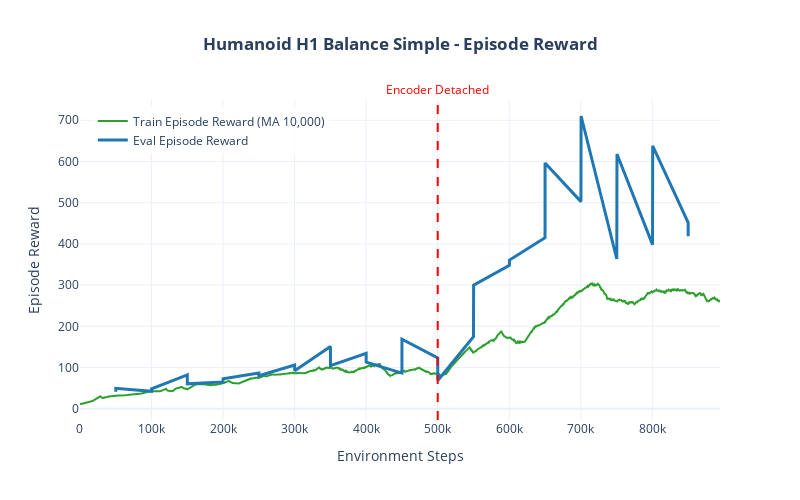
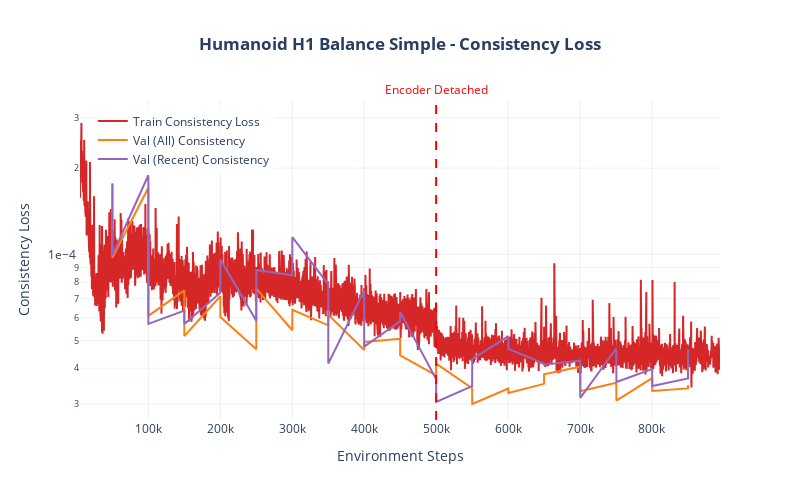
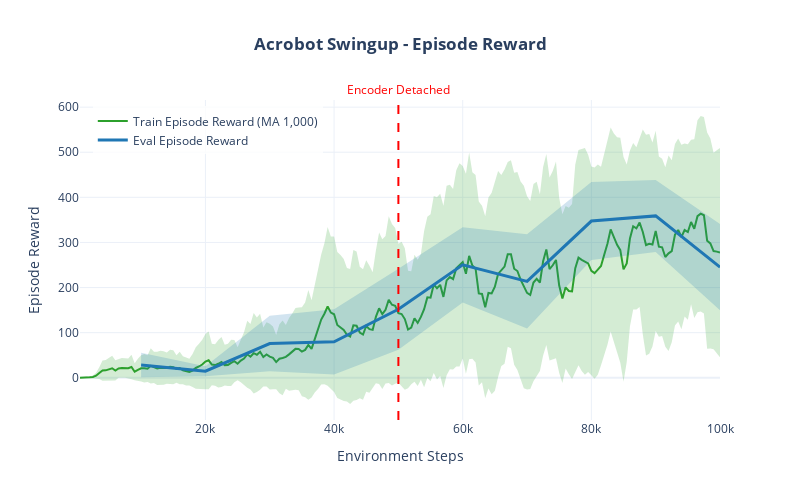
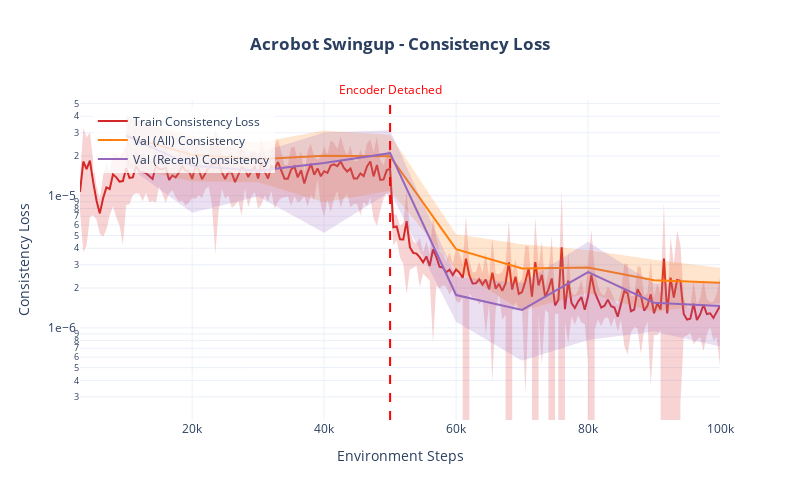

Source (notebook cell) for these figures, in order:
### Markdown cell above
## Generate Plots for Each Task

### Code cell
all_figures = {}

for task_name, config in TASKS.items():
    if task_name not in task_data:
        print(f"Skipping {task_name} - no data")
        continue
    
    df = task_data[task_name]
    display_name = config["display_name"]
    detach_step = config["detach_step"]
    ma_steps = config.get("ma_steps", 1000)
    
    print(f"\n=== {display_name} ===")
    print(f"Detach step: {detach_step:,}, MA window: {ma_steps:,} steps")
    
    # Plot 1: Episode Rewards
    reward_fig = plot_metric_with_detach_line(
        df,
        metrics=REWARD_KEYS,
        detach_step=detach_step,
        title=f"{display_name} - Episode Reward",
        y_title="Episode Reward",
        colors=COLORS,
        ma_steps=ma_steps,
        log_scale=False,
    )
    reward_fig.show()
    all_figures[f"{task_name}_reward"] = reward_fig
    
    # Plot 2: Consistency Loss (log scale with scientific notation)
    loss_fig = plot_metric_with_detach_line(
        df,
        metrics=LOSS_KEYS,
        detach_step=detach_step,
        title=f"{display_name} - Consistency Loss",
        y_title="Consistency Loss",
        colors=COLORS,
        ma_steps=ma_steps,
        log_scale=True,
    )
    loss_fig.show()
    all_figures[f"{task_name}_loss"] = loss_fig

### Figure 1 — Plotly figure (JSON) as saved in the notebook; plotly's stock layout.template omitted (floating-point values rounded to 4 significant figures; data arrays with more than 128 entries replaced by an {"elided": "..."} marker saying what was removed)
{"data": [{"fill": "toself", "fillcolor": "rgba(44,160,44,0.2)", "hoverinfo": "skip", "line": {"color": "rgba(0,0,0,0)"}, "showlegend": false, "type": "scatter", "x": {"elided": "32010 int values"}, "y": {"elided": "32010 float values"}}, {"hovertemplate": "Train Episode Reward (MA 10,000)<br>Step: %{x:,}<br>Value: %{y:.3f}<extra></extra>", "line": {"color": "#2ca02c", "width": 2}, "mode": "lines", "name": "Train Episode Reward (MA 10,000)", "type": "scatter", "x": {"elided": "16005 int values"}, "y": {"elided": "16005 float values"}}, {"fill": "toself", "fillcolor": "rgba(31,119,180,0.2)", "hoverinfo": "skip", "line": {"color": "rgba(0,0,0,0)"}, "showlegend": false, "type": "scatter", "x": [50032, 50044, 100004, 100056, 150011, 150037, 200019, 200037, 250040, 250046, 300063, 300147, 350083, 350118, 400000, 400018, 450007, 450031, 500016, 500095, 550001, 550216, 600212, 600416, 650037, 650049, 700230, 700399, 750329, 750580, 800280, 800484, 850042, 850113, 850113, 850042, 800484, 800280, 750580, 750329, 700399, 700230, 650049, 650037, 600416, 600212, 550216, 550001, 500095, 500016, 450031, 450007, 400018, 400000, 350118, 350083, 300147, 300063, 250046, 250040, 200037, 200019, 150037, 150011, 100056, 100004, 50044, 50032], "y": [41.39, 49.39, 42.15, 48.32, 81.97, 60.32, 65.09, 72.55, 86.42, 80.29, 106.0, 91.98, 151.0, 104.2, 134.3, 112.8, 86.42, 168.7, 123.3, 68.28, 175.0, 300.0, 347.9, 360.9, 414.9, 596.3, 502.6, 710.3, 363.3, 618.2, 398.1, 637.9, 451.4, 418.2, 418.2, 451.4, 637.9, 398.1, 618.2, 363.3, 710.3, 502.6, 596.3, 414.9, 360.9, 347.9, 300.0, 175.0, 68.28, 123.3, 168.7, 86.42, 112.8, 134.3, 104.2, 151.0, 91.98, 106.0, 80.29, 86.42, 72.55, 65.09, 60.32, 81.97, 48.32, 42.15, 49.39, 41.39]}, {"hovertemplate": "Eval Episode Reward<br>Step: %{x:,}<br>Value: %{y:.3f}<extra></extra>", "line": {"color": "#1f77b4", "width": 3}, "mode": "lines", "name": "Eval Episode Reward", "type": "scatter", "x": [50032, 50044, 100004, 100056, 150011, 150037, 200019, 200037, 250040, 250046, 300063, 300147, 350083, 350118, 400000, 400018, 450007, 450031, 500016, 500095, 550001, 550216, 600212, 600416, 650037, 650049, 700230, 700399, 750329, 750580, 800280, 800484, 850042, 850113], "y": [41.39, 49.39, 42.15, 48.32, 81.97, 60.32, 65.09, 72.55, 86.42, 80.29, 106.0, 91.98, 151.0, 104.2, 134.3, 112.8, 86.42, 168.7, 123.3, 68.28, 175.0, 300.0, 347.9, 360.9, 414.9, 596.3, 502.6, 710.3, 363.3, 618.2, 398.1, 637.9, 451.4, 418.2]}], "layout": {"annotations": [{"font": {"color": "red"}, "showarrow": false, "text": "Encoder Detached", "x": 500000, "xanchor": "center", "xref": "x", "y": 1, "yanchor": "bottom", "yref": "y domain"}], "height": 500, "hovermode": "x unified", "legend": {"bgcolor": "rgba(255,255,255,0.8)", "x": 0.02, "y": 0.98}, "shapes": [{"line": {"color": "red", "dash": "dash", "width": 2}, "type": "line", "x0": 500000, "x1": 500000, "xref": "x", "y0": 0, "y1": 1, "yref": "y domain"}], "title": {"text": "<b>Humanoid H1 Balance Simple - Episode Reward</b>", "x": 0.5}, "width": 800, "xaxis": {"title": {"text": "Environment Steps"}}, "yaxis": {"title": {"text": "Episode Reward"}}}}

### Figure 2 — Plotly figure (JSON) as saved in the notebook; plotly's stock layout.template omitted (floating-point values rounded to 4 significant figures; data arrays with more than 128 entries replaced by an {"elided": "..."} marker saying what was removed)
{"data": [{"fill": "toself", "fillcolor": "rgba(214,39,40,0.2)", "hoverinfo": "skip", "line": {"color": "rgba(0,0,0,0)"}, "showlegend": false, "type": "scatter", "x": {"elided": "31074 int values"}, "y": {"elided": "31074 float values"}}, {"hovertemplate": "Train Consistency Loss<br>Step: %{x:,}<br>Value: %{y:.3f}<extra></extra>", "line": {"color": "#d62728", "width": 2}, "mode": "lines", "name": "Train Consistency Loss", "type": "scatter", "x": {"elided": "15537 int values"}, "y": {"elided": "15537 float values"}}, {"fill": "toself", "fillcolor": "rgba(255,127,14,0.2)", "hoverinfo": "skip", "line": {"color": "rgba(0,0,0,0)"}, "showlegend": false, "type": "scatter", "x": [50032, 50044, 100004, 100056, 150011, 150037, 200019, 200037, 250040, 250046, 300063, 300147, 350083, 350118, 400000, 400018, 450007, 450031, 500016, 500095, 550001, 550216, 600212, 600416, 650037, 650049, 700230, 700399, 750329, 750580, 800280, 800484, 850042, 850113, 850113, 850042, 800484, 800280, 750580, 750329, 700399, 700230, 650049, 650037, 600416, 600212, 550216, 550001, 500095, 500016, 450031, 450007, 400018, 400000, 350118, 350083, 300147, 300063, 250046, 250040, 200037, 200019, 150037, 150011, 100056, 100004, 50044, 50032], "y": [0.0001753, 9.734e-05, 0.0001709, 6.093e-05, 7.484e-05, 5.182e-05, 7.139e-05, 6.043e-05, 4.658e-05, 7.595e-05, 5.43e-05, 6.403e-05, 5.649e-05, 6.149e-05, 4.63e-05, 4.942e-05, 5.068e-05, 4.434e-05, 3.779e-05, 4.15e-05, 3.405e-05, 3e-05, 3.396e-05, 3.275e-05, 3.528e-05, 3.808e-05, 4.046e-05, 3.325e-05, 3.558e-05, 3.083e-05, 3.695e-05, 3.33e-05, 3.401e-05, 3.492e-05, 3.492e-05, 3.401e-05, 3.33e-05, 3.695e-05, 3.083e-05, 3.558e-05, 3.325e-05, 4.046e-05, 3.808e-05, 3.528e-05, 3.275e-05, 3.396e-05, 3e-05, 3.405e-05, 4.15e-05, 3.779e-05, 4.434e-05, 5.068e-05, 4.942e-05, 4.63e-05, 6.149e-05, 5.649e-05, 6.403e-05, 5.43e-05, 7.595e-05, 4.658e-05, 6.043e-05, 7.139e-05, 5.182e-05, 7.484e-05, 6.093e-05, 0.0001709, 9.734e-05, 0.0001753]}, {"hovertemplate": "Val (All) Consistency<br>Step: %{x:,}<br>Value: %{y:.3f}<extra></extra>", "line": {"color": "#ff7f0e", "width": 2}, "mode": "lines", "name": "Val (All) Consistency", "type": "scatter", "x": [50032, 50044, 100004, 100056, 150011, 150037, 200019, 200037, 250040, 250046, 300063, 300147, 350083, 350118, 400000, 400018, 450007, 450031, 500016, 500095, 550001, 550216, 600212, 600416, 650037, 650049, 700230, 700399, 750329, 750580, 800280, 800484, 850042, 850113], "y": [0.0001753, 9.734e-05, 0.0001709, 6.093e-05, 7.484e-05, 5.182e-05, 7.139e-05, 6.043e-05, 4.658e-05, 7.595e-05, 5.43e-05, 6.403e-05, 5.649e-05, 6.149e-05, 4.63e-05, 4.942e-05, 5.068e-05, 4.434e-05, 3.779e-05, 4.15e-05, 3.405e-05, 3e-05, 3.396e-05, 3.275e-05, 3.528e-05, 3.808e-05, 4.046e-05, 3.325e-05, 3.558e-05, 3.083e-05, 3.695e-05, 3.33e-05, 3.401e-05, 3.492e-05]}, {"fill": "toself", "fillcolor": "rgba(148,103,189,0.2)", "hoverinfo": "skip", "line": {"color": "rgba(0,0,0,0)"}, "showlegend": false, "type": "scatter", "x": [50032, 50044, 100004, 100056, 150011, 150037, 200019, 200037, 250040, 250046, 300063, 300147, 350083, 350118, 400000, 400018, 450007, 450031, 500016, 500095, 550001, 550216, 600212, 600416, 650037, 650049, 700230, 700399, 750329, 750580, 800280, 800484, 850042, 850113, 850113, 850042, 800484, 800280, 750580, 750329, 700399, 700230, 650049, 650037, 600416, 600212, 550216, 550001, 500095, 500016, 450031, 450007, 400018, 400000, 350118, 350083, 300147, 300063, 250046, 250040, 200037, 200019, 150037, 150011, 100056, 100004, 50044, 50032], "y": [0.0001772, 9.95e-05, 0.000189, 5.715e-05, 6.356e-05, 5.706e-05, 7.34e-05, 9.608e-05, 5.859e-05, 8.816e-05, 8.449e-05, 0.0001148, 7.861e-05, 4.157e-05, 7.469e-05, 4.758e-05, 5.834e-05, 6.295e-05, 3.661e-05, 3.048e-05, 3.461e-05, 4.311e-05, 5.167e-05, 4.674e-05, 4.152e-05, 4.115e-05, 4.253e-05, 3.153e-05, 4.688e-05, 3.581e-05, 3.972e-05, 3.467e-05, 3.682e-05, 4.659e-05, 4.659e-05, 3.682e-05, 3.467e-05, 3.972e-05, 3.581e-05, 4.688e-05, 3.153e-05, 4.253e-05, 4.115e-05, 4.152e-05, 4.674e-05, 5.167e-05, 4.311e-05, 3.461e-05, 3.048e-05, 3.661e-05, 6.295e-05, 5.834e-05, 4.758e-05, 7.469e-05, 4.157e-05, 7.861e-05, 0.0001148, 8.449e-05, 8.816e-05, 5.859e-05, 9.608e-05, 7.34e-05, 5.706e-05, 6.356e-05, 5.715e-05, 0.000189, 9.95e-05, 0.0001772]}, {"hovertemplate": "Val (Recent) Consistency<br>Step: %{x:,}<br>Value: %{y:.3f}<extra></extra>", "line": {"color": "#9467bd", "width": 2}, "mode": "lines", "name": "Val (Recent) Consistency", "type": "scatter", "x": [50032, 50044, 100004, 100056, 150011, 150037, 200019, 200037, 250040, 250046, 300063, 300147, 350083, 350118, 400000, 400018, 450007, 450031, 500016, 500095, 550001, 550216, 600212, 600416, 650037, 650049, 700230, 700399, 750329, 750580, 800280, 800484, 850042, 850113], "y": [0.0001772, 9.95e-05, 0.000189, 5.715e-05, 6.356e-05, 5.706e-05, 7.34e-05, 9.608e-05, 5.859e-05, 8.816e-05, 8.449e-05, 0.0001148, 7.861e-05, 4.157e-05, 7.469e-05, 4.758e-05, 5.834e-05, 6.295e-05, 3.661e-05, 3.048e-05, 3.461e-05, 4.311e-05, 5.167e-05, 4.674e-05, 4.152e-05, 4.115e-05, 4.253e-05, 3.153e-05, 4.688e-05, 3.581e-05, 3.972e-05, 3.467e-05, 3.682e-05, 4.659e-05]}], "layout": {"annotations": [{"font": {"color": "red"}, "showarrow": false, "text": "Encoder Detached", "x": 500000, "xanchor": "center", "xref": "x", "y": 1, "yanchor": "bottom", "yref": "y domain"}], "height": 500, "hovermode": "x unified", "legend": {"bgcolor": "rgba(255,255,255,0.8)", "x": 0.02, "y": 0.98}, "shapes": [{"line": {"color": "red", "dash": "dash", "width": 2}, "type": "line", "x0": 500000, "x1": 500000, "xref": "x", "y0": 0, "y1": 1, "yref": "y domain"}], "title": {"text": "<b>Humanoid H1 Balance Simple - Consistency Loss</b>", "x": 0.5}, "width": 800, "xaxis": {"title": {"text": "Environment Steps"}}, "yaxis": {"exponentformat": "e", "title": {"text": "Consistency Loss"}, "type": "log"}}}

### Figure 3 — Plotly figure (JSON) as saved in the notebook; plotly's stock layout.template omitted (floating-point values rounded to 4 significant figures; data arrays with more than 128 entries replaced by an {"elided": "..."} marker saying what was removed)
{"data": [{"fill": "toself", "fillcolor": "rgba(44,160,44,0.2)", "hoverinfo": "skip", "line": {"color": "rgba(0,0,0,0)"}, "showlegend": false, "type": "scatter", "x": {"elided": "400 int values"}, "y": {"elided": "400 float values"}}, {"hovertemplate": "Train Episode Reward (MA 1,000)<br>Step: %{x:,}<br>Value: %{y:.3f}<extra></extra>", "line": {"color": "#2ca02c", "width": 2}, "mode": "lines", "name": "Train Episode Reward (MA 1,000)", "type": "scatter", "x": {"elided": "200 int values"}, "y": {"elided": "200 float values"}}, {"fill": "toself", "fillcolor": "rgba(31,119,180,0.2)", "hoverinfo": "skip", "line": {"color": "rgba(0,0,0,0)"}, "showlegend": false, "type": "scatter", "x": [10000, 20000, 30000, 40000, 50000, 60000, 70000, 80000, 90000, 100000, 100000, 90000, 80000, 70000, 60000, 50000, 40000, 30000, 20000, 10000], "y": [55.67, 25.62, 137.3, 152.1, 241.4, 333.8, 318.0, 433.9, 438.7, 341.0, 149.4, 279.0, 260.9, 109.3, 166.7, 62.19, 7.453, 14.39, 3.329, 1.052]}, {"hovertemplate": "Eval Episode Reward<br>Step: %{x:,}<br>Value: %{y:.3f}<extra></extra>", "line": {"color": "#1f77b4", "width": 3}, "mode": "lines", "name": "Eval Episode Reward", "type": "scatter", "x": [10000, 20000, 30000, 40000, 50000, 60000, 70000, 80000, 90000, 100000], "y": [28.36, 14.47, 75.86, 79.78, 151.8, 250.2, 213.7, 347.4, 358.8, 245.2]}], "layout": {"annotations": [{"font": {"color": "red"}, "showarrow": false, "text": "Encoder Detached", "x": 50000, "xanchor": "center", "xref": "x", "y": 1, "yanchor": "bottom", "yref": "y domain"}], "height": 500, "hovermode": "x unified", "legend": {"bgcolor": "rgba(255,255,255,0.8)", "x": 0.02, "y": 0.98}, "shapes": [{"line": {"color": "red", "dash": "dash", "width": 2}, "type": "line", "x0": 50000, "x1": 50000, "xref": "x", "y0": 0, "y1": 1, "yref": "y domain"}], "title": {"text": "<b>Acrobot Swingup - Episode Reward</b>", "x": 0.5}, "width": 800, "xaxis": {"title": {"text": "Environment Steps"}}, "yaxis": {"title": {"text": "Episode Reward"}}}}

### Figure 4 — Plotly figure (JSON) as saved in the notebook; plotly's stock layout.template omitted (floating-point values rounded to 4 significant figures; data arrays with more than 128 entries replaced by an {"elided": "..."} marker saying what was removed)
{"data": [{"fill": "toself", "fillcolor": "rgba(214,39,40,0.2)", "hoverinfo": "skip", "line": {"color": "rgba(0,0,0,0)"}, "showlegend": false, "type": "scatter", "x": {"elided": "390 int values"}, "y": {"elided": "390 float values"}}, {"hovertemplate": "Train Consistency Loss<br>Step: %{x:,}<br>Value: %{y:.3f}<extra></extra>", "line": {"color": "#d62728", "width": 2}, "mode": "lines", "name": "Train Consistency Loss", "type": "scatter", "x": {"elided": "195 int values"}, "y": {"elided": "195 float values"}}, {"fill": "toself", "fillcolor": "rgba(255,127,14,0.2)", "hoverinfo": "skip", "line": {"color": "rgba(0,0,0,0)"}, "showlegend": false, "type": "scatter", "x": [10000, 20000, 30000, 40000, 50000, 60000, 70000, 80000, 90000, 100000, 100000, 90000, 80000, 70000, 60000, 50000, 40000, 30000, 20000, 10000], "y": [4.001e-05, 2.808e-05, 2.513e-05, 3.118e-05, 2.898e-05, 5.112e-06, 4.291e-06, 3.89e-06, 3.272e-06, 2.853e-06, 1.544e-06, 1.318e-06, 1.839e-06, 1.345e-06, 2.765e-06, 1.091e-05, 8.936e-06, 1.266e-05, 1.286e-05, 1.639e-05]}, {"hovertemplate": "Val (All) Consistency<br>Step: %{x:,}<br>Value: %{y:.3f}<extra></extra>", "line": {"color": "#ff7f0e", "width": 2}, "mode": "lines", "name": "Val (All) Consistency", "type": "scatter", "x": [10000, 20000, 30000, 40000, 50000, 60000, 70000, 80000, 90000, 100000], "y": [2.82e-05, 2.047e-05, 1.89e-05, 2.006e-05, 1.995e-05, 3.939e-06, 2.818e-06, 2.865e-06, 2.295e-06, 2.198e-06]}, {"fill": "toself", "fillcolor": "rgba(148,103,189,0.2)", "hoverinfo": "skip", "line": {"color": "rgba(0,0,0,0)"}, "showlegend": false, "type": "scatter", "x": [10000, 20000, 30000, 40000, 50000, 60000, 70000, 80000, 90000, 100000, 100000, 90000, 80000, 70000, 60000, 50000, 40000, 30000, 20000, 10000], "y": [4.015e-05, 2.625e-05, 2.104e-05, 3.016e-05, 3.13e-05, 2.433e-06, 2.173e-06, 4.479e-06, 2.161e-06, 2.202e-06, 7.227e-07, 9.378e-07, 8.076e-07, 5.623e-07, 1.111e-06, 1.07e-05, 5.242e-06, 9.867e-06, 7.449e-06, 1.699e-05]}, {"hovertemplate": "Val (Recent) Consistency<br>Step: %{x:,}<br>Value: %{y:.3f}<extra></extra>", "line": {"color": "#9467bd", "width": 2}, "mode": "lines", "name": "Val (Recent) Consistency", "type": "scatter", "x": [10000, 20000, 30000, 40000, 50000, 60000, 70000, 80000, 90000, 100000], "y": [2.857e-05, 1.685e-05, 1.545e-05, 1.77e-05, 2.1e-05, 1.772e-06, 1.368e-06, 2.643e-06, 1.55e-06, 1.462e-06]}], "layout": {"annotations": [{"font": {"color": "red"}, "showarrow": false, "text": "Encoder Detached", "x": 50000, "xanchor": "center", "xref": "x", "y": 1, "yanchor": "bottom", "yref": "y domain"}], "height": 500, "hovermode": "x unified", "legend": {"bgcolor": "rgba(255,255,255,0.8)", "x": 0.02, "y": 0.98}, "shapes": [{"line": {"color": "red", "dash": "dash", "width": 2}, "type": "line", "x0": 50000, "x1": 50000, "xref": "x", "y0": 0, "y1": 1, "yref": "y domain"}], "title": {"text": "<b>Acrobot Swingup - Consistency Loss</b>", "x": 0.5}, "width": 800, "xaxis": {"title": {"text": "Environment Steps"}}, "yaxis": {"exponentformat": "e", "title": {"text": "Consistency Loss"}, "type": "log"}}}
